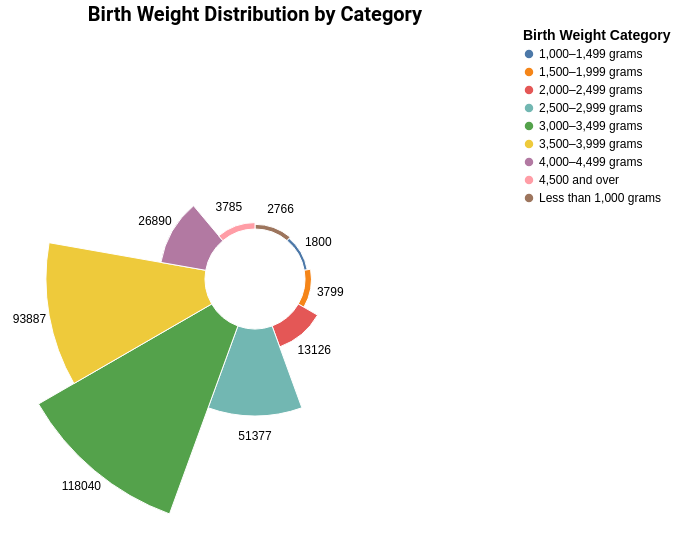

The specification (Vega-Lite) saved for this image:
### Vega-Lite specification from a JSON file in a GitHub repository (floating-point values rounded to 4 significant figures)
{"$schema": "https://vega.github.io/schema/vega-lite/v5.json", "description": "Birth Weight Distribution by Category - Radial Bar Chart", "width": 500, "height": 500, "title": {"text": "Birth Weight Distribution by Category", "fontSize": 20, "font": "Roboto", "anchor": "middle", "color": "black"}, "data": {"values": [{"Category": "Low Birth Weight", "SubCategory": "Less than 1,000 grams", "Value": 2766}, {"Category": "Low Birth Weight", "SubCategory": "1,000–1,499 grams", "Value": 1800}, {"Category": "Low Birth Weight", "SubCategory": "1,500–1,999 grams", "Value": 3799}, {"Category": "Low Birth Weight", "SubCategory": "2,000–2,499 grams", "Value": 13126}, {"Category": "Normal Birth Weight", "SubCategory": "2,500–2,999 grams", "Value": 51377}, {"Category": "Normal Birth Weight", "SubCategory": "3,000–3,499 grams", "Value": 118040}, {"Category": "Normal Birth Weight", "SubCategory": "3,500–3,999 grams", "Value": 93887}, {"Category": "Normal Birth Weight", "SubCategory": "4,000–4,499 grams", "Value": 26890}, {"Category": "High Birth Weight", "SubCategory": "4,500 and over", "Value": 3785}]}, "transform": [{"window": [{"op": "sum", "field": "Value", "as": "TotalValue"}], "frame": [null, null]}, {"calculate": "datum.Value / datum.TotalValue * 100", "as": "Percentage"}], "layer": [{"mark": {"type": "arc", "innerRadius": 50, "stroke": "#fff", "strokeWidth": 1}, "encoding": {"theta": {"field": "SubCategory", "type": "nominal", "sort": ["Less than 1,000 grams", "1,000–1,499 grams", "1,500–1,999 grams", "2,000–2,499 grams", "2,500–2,999 grams", "3,000–3,499 grams", "3,500–3,999 grams", "4,000–4,499 grams", "4,500 and over"]}, "radius": {"field": "Value", "type": "quantitative", "scale": {"type": "linear", "zero": true, "rangeMin": 50}}, "color": {"field": "SubCategory", "type": "nominal", "legend": {"title": "Birth Weight Category", "orient": "right", "titleFontSize": 14, "labelFontSize": 12}, "scale": {"scheme": "tableau10"}}, "tooltip": [{"field": "SubCategory", "type": "nominal", "title": "Birth Weight Category"}, {"field": "Value", "type": "quantitative", "title": "Total"}, {"field": "Percentage", "type": "quantitative", "title": "Percentage", "format": ".2f"}]}}, {"mark": {"type": "text", "radiusOffset": 20, "fontSize": 12}, "encoding": {"text": {"field": "Value", "type": "quantitative"}, "theta": {"field": "SubCategory", "type": "nominal", "sort": ["Less than 1,000 grams", "1,000–1,499 grams", "1,500–1,999 grams", "2,000–2,499 grams", "2,500–2,999 grams", "3,000–3,499 grams", "3,500–3,999 grams", "4,000–4,499 grams", "4,500 and over"]}, "radius": {"field": "Value", "type": "quantitative", "scale": {"type": "linear", "zero": true, "rangeMin": 50}, "offset": 10}, "color": {"value": "#000"}}}], "view": {"stroke": null}}
